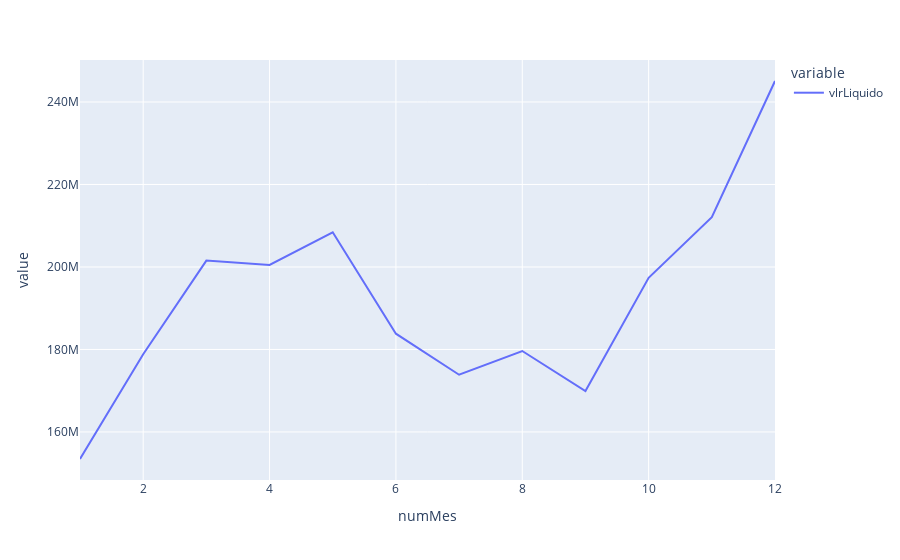

Write notebook code for a chart like this one.
### Markdown cell above
### Os gastos por mes

### Code cell
deps.loc[:, ['numMes', 'vlrLiquido']].groupby(deps['numMes']).sum()['vlrLiquido'].plot()

### Figure 1 — Plotly figure (JSON) as saved in the notebook; plotly's stock layout.template omitted (floating-point values rounded to 4 significant figures)
{"data": [{"hovertemplate": "variable=vlrLiquido<br>numMes=%{x}<br>value=%{y}<extra></extra>", "legendgroup": "vlrLiquido", "line": {"color": "#636efa", "dash": "solid"}, "mode": "lines", "name": "vlrLiquido", "orientation": "v", "showlegend": true, "type": "scatter", "x": [1, 2, 3, 4, 5, 6, 7, 8, 9, 10, 11, 12], "xaxis": "x", "y": [153400000.0, 178800000.0, 201600000.0, 200500000.0, 208400000.0, 183800000.0, 173900000.0, 179600000.0, 169900000.0, 197400000.0, 212100000.0, 245100000.0], "yaxis": "y"}], "layout": {"legend": {"title": {"text": "variable"}, "tracegroupgap": 0}, "margin": {"t": 60}, "xaxis": {"anchor": "y", "domain": [0, 1], "title": {"text": "numMes"}}, "yaxis": {"anchor": "x", "domain": [0, 1], "title": {"text": "value"}}}}
